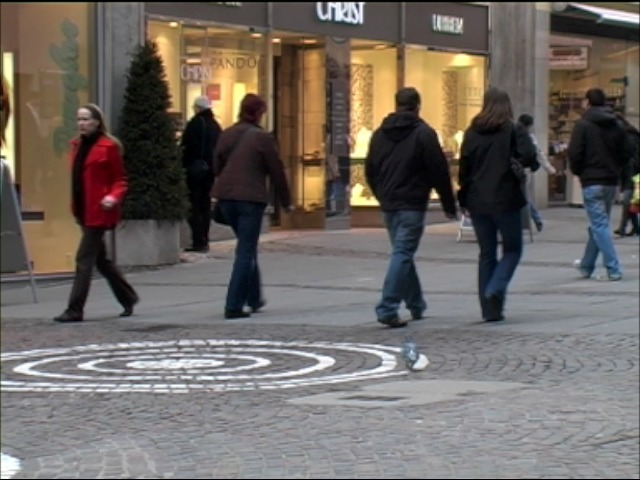
#> input picture TestData/000007.jpg, 640 x 480 px, given in place of yuurei.ppm, which was not available
$ python matches.py
#> lines starting #> are read from the running program, lines starting #| are printed output that depends on the picture; long printed decimals are rounded; pictures that were not available may be replaced by others from this repository, and a replacement may not be noted
import numpy as np
import cv2
from matplotlib import pyplot as plt
import imutils
import argparse
import math

MIN_MATCH_COUNT = 2
img100 =cv2.imread('yuurei.ppm')                   #read
#> img100 is the input picture: shape (480, 640, 3); mean B, G, R 98.8, 103.9, 110.7
e1 = cv2.getTickCount()                          # time
img10 =cv2.cvtColor(img100, cv2.COLOR_BGR2RGB)   #colorful picture
img1 = cv2.cvtColor(img100, cv2.COLOR_BGR2GRAY)  # gray picture
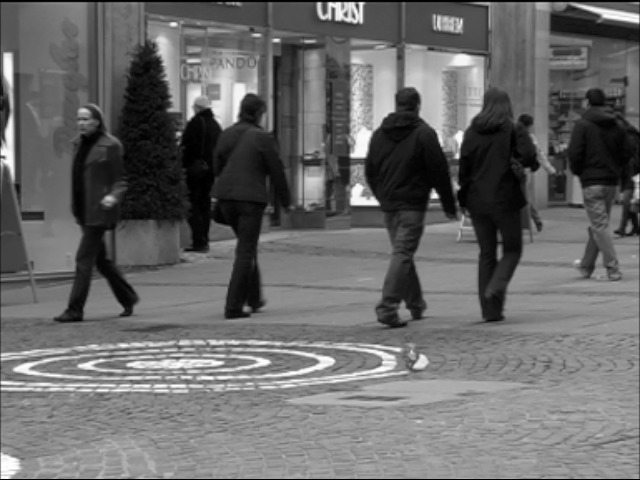
#> img1: shape (480, 640); min 0, max 255, mean 105.3
img200 =cv2.imread('class3_b1_n100_2.ppm')
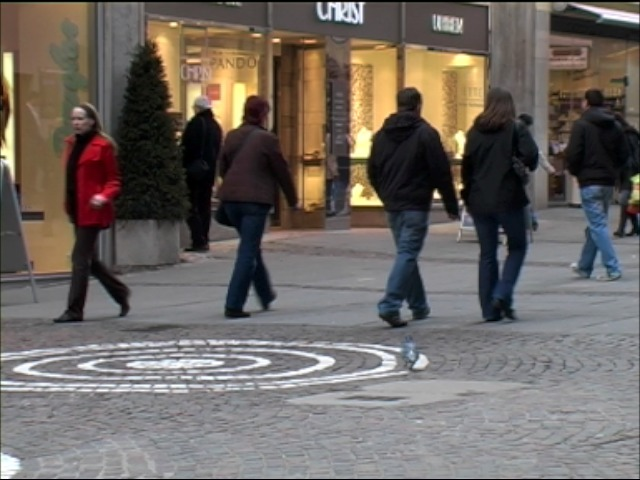
#> input picture TestData/000008.jpg, 640 x 480 px, given in place of class3_b1_n100_2.ppm, which was not available
#> img200 is the input picture: shape (480, 640, 3); mean B, G, R 98.7, 103.9, 110.7
img20 =cv2.cvtColor(img200, cv2.COLOR_BGR2RGB)
img2 = cv2.cvtColor(img200, cv2.COLOR_BGR2GRAY)
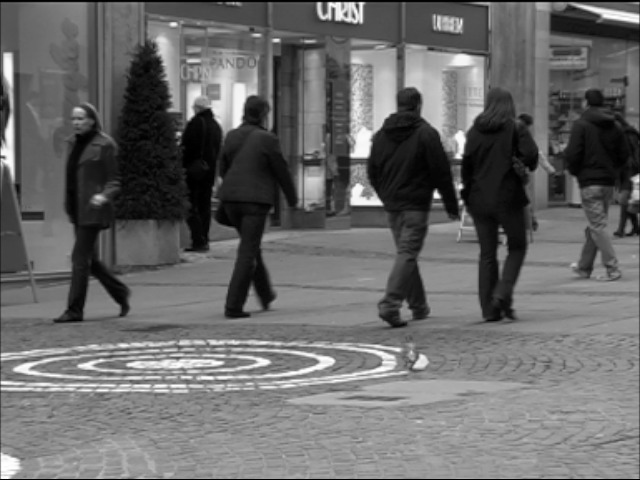
#> img2: shape (480, 640); min 0, max 255, mean 105.3
#plt.imshow(img2, 'gray'),plt.show()
#img1 = cv2.imread('usamimi2.ppm',0)
#img2 = cv2.imread('class2_b2_n50_1.ppm',0)

sift = cv2.xfeatures2d.SIFT_create()            # sift

kp1, des1 = sift.detectAndCompute(img10,None)   # keypiont
#> kp1 = 1476 keypoints; strongest (x, y, size): (434, 195, 5.4), (361, 4, 3.2), (373, 202, 6.1), (360, 148, 13.1)
kp2, des2 = sift.detectAndCompute(img20,None)
#> kp2 = 1426 keypoints; strongest (x, y, size): (436, 195, 4.9), (362, 146, 15.5), (459, 187, 5.5), (361, 4, 3.2)

FLANN_INDEX_KDTREE = 0                          #kd树        knn match
index_params = dict(algorithm = FLANN_INDEX_KDTREE, trees = 5)
search_params = dict(checks=50)   # or pass empty dictionary

flann = cv2.FlannBasedMatcher(index_params,search_params)

matches = flann.knnMatch(des1,des2,k=2)
#> matches = 1476 matches


# store all the good matches as per Lowe's ratio test.

good = []                                        #good matches
for m,n in matches:
    if m.distance < 0.7543*n.distance:
        good.append(m)
#> after the loop, good = 959 matches

if len(good)>MIN_MATCH_COUNT:
    src_pts = np.float32([ kp1[m.queryIdx].pt for m in good ]).reshape(-1,1,2)
#> src_pts = 959 rows, first 8: [2.61, 354.5], [3.01, 382.5], [3.15, 456.3], [3.56, 157.1], [3.63, 404], [3.78, 404], [4.78, 407], [5.09, 391.6]
    dst_pts = np.float32([ kp2[m.trainIdx].pt for m in good ]).reshape(-1,1,2)
#> dst_pts = 959 rows, first 8: [2.78, 354.4], [2.99, 382.5], [3.28, 456.4], [3.62, 157.2], [3.7, 403.8], [3.7, 403.8], [4.8, 407], [5.17, 391.7]

    M, mask = cv2.findHomography(src_pts, dst_pts, cv2.RANSAC,5.0)
#> M = [[1.01, 0.00111, -0.883], [0.00194, 1, -0.682], [7.69e-06, 1.53e-06, 1]]; mask = 959 values, max 1 at index 0, min 0 at index 86, mean 0.966
    matchesMask = mask.ravel().tolist()
#> matchesMask has the same summary as mask

    h,w = img1.shape
#> h = 480; w = 640
    pts = np.float32([ [0,0],[0,h-1],[w-1,h-1],[w-1,0] ]).reshape(-1,1,2)# draw
#> pts = [[0, 0], [0, 479], [639, 479], [639, 0]]
    dst = cv2.perspectiveTransform(pts,M)                                # matche tmeplate
#> dst = [[-0.883, -0.682], [-0.353, 479.4], [638.6, 478.3], [638.5, 0.556]]
    pts1 = np.float32([ [0,h-1], [w - 1, 0], ]).reshape(-1, 1, 2)
#> pts1 = [[0, 479], [639, 0]]
    dst1 = cv2.perspectiveTransform(pts1, M)
#> dst1 = [[-0.353, 479.4], [638.5, 0.556]]
    # [5 lines of commented-out code are left out]
    img20 =  cv2.polylines(img20, [np.int32(dst)], True, (0, 0, 0), 15, cv2.LINE_AA)
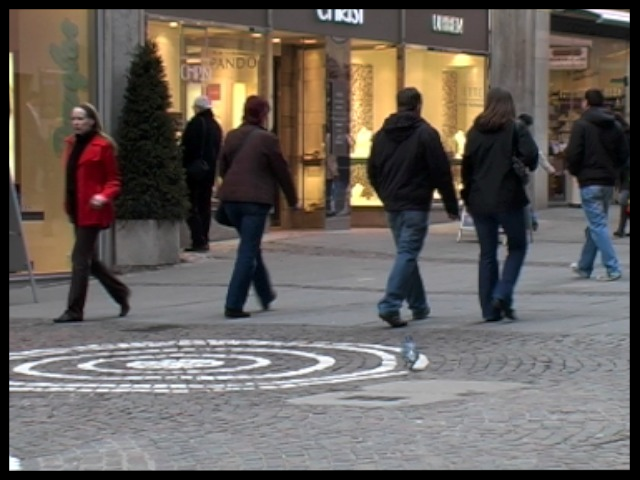
#> img20: shape (480, 640, 3); mean R, G, B 103, 96.4, 91.5
    cv2.imwrite('result.ppm', img20)
    #plt.imshow(img2000, 'gray'), plt.show()
else:
    print("Not enough matches are found - %d/%d" % (len(good),MIN_MATCH_COUNT))
    matchesMask = None

draw_params = dict(matchColor = (0,255,0), # draw matches in green color
                   singlePointColor = None,
                   matchesMask = matchesMask, # draw only inliers
                   flags = 2)
#> draw_params = 4 items

img3 = cv2.drawMatches(img10,kp1,img20,kp2,good,None,**draw_params)
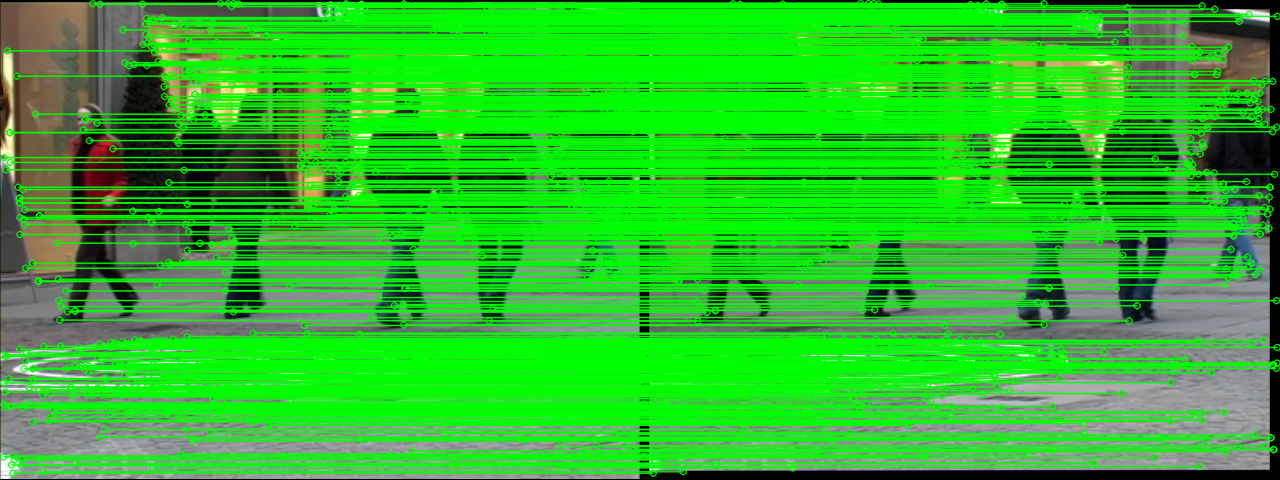
#> img3: shape (480, 1280, 3); mean R, G, B 45.1, 186, 41.6

   # [10 lines of commented-out code are left out]
vector1 = np.array(dst1[0])    #caculate
#> vector1 = [[-0.353, 479.4]]
vector2 = np.array(dst1[1])
#> vector2 = [[638.5, 0.556]]
op1=np.sqrt(np.sum(np.square(vector1-vector2)))  #scaling
#> op1 = 798.4
vector3 = np.array([0,h])
#> vector3 = [0, 480]
vector4 = np.array([w,0])
op2=np.sqrt(np.sum(np.square(vector3-vector4)))
scaling = op1/op2
#> scaling = 0.998
print('scaling = ',scaling)
#| scaling =  0.998
center = (vector1+vector2)/2
#> center = [[319.1, 240]]
print('center = ',center)
#| center =  [[319.078 239.9781 ]]

x = vector2-vector1          #angle
#> x = [[638.9, -478.8]]
y = vector3-vector4
cos_angle = x.dot(y)/(op1*op2)
#> cos_angle = [-1]
angle = np.arccos(cos_angle)
#> angle = [3.14]
sin_angle = -math.cos(np.pi/2-angle) # coa -> sin
#> sin_angle = -0.000276
angle2 = sin_angle*360/2/np.pi
#> angle2 = -0.0158
print('angle =',angle2)
#| angle = -0.01584

e2 = cv2.getTickCount()                 # time
time = (e2-e1)/cv2.getTickFrequency()
print('time = ', time)
plt.imshow(img3, 'gray'),plt.show()
